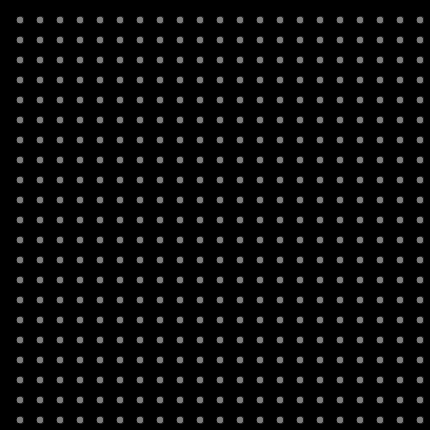
Frame 1 (no input)
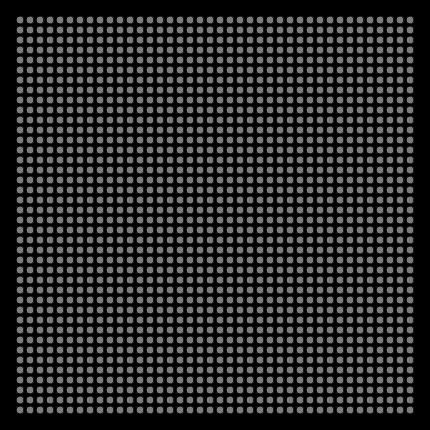
Frame 60 (no input)
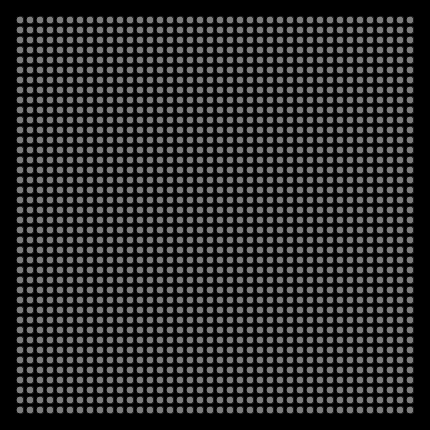
Frame 120 (the mouse pressed at the canvas centre since frame 60)

The p5.js sketch that drew these frames (run headless with seeded random() and noise() and a simulated clock; from frame 60 on, the mouse is pressed at the canvas centre):

// p5.js sketch
// ── sketch.js
var cant = 40;

var mutacion = 0.2;

var poblacion;

var final = 0;

var cFinal;

var llegar = 125;

var mutacionSlider;
var empezarBot;

function setup() {
  createCanvas(430, 430);

  poblacion = new Poblacion();

  poblacion.generar(llegar, cant, mutacion);

  //mutacionSlider = createSlider(0, 1.0);
  //mutacionSlider.position(20, 450, 0.2);

  // empezarBot = createButton("Empezar");
  // empezarBot.position(20, 470);
  // empezarBot.mousePressed(empezar);

}

function draw() {
  background(0);

  poblacion.mostrar();
  poblacion.calcPuntaje();
  poblacion.reproducir(mutacion);
  cFinal = poblacion.cantidad(240);
  final++;
  if(final  % 25 == 0){
    console.log("Generaciones: " + final);
    console.log("Puntaje maximo: " + poblacion.maximo());
    console.log("Puntaje promedio: " + poblacion.promedio());
    mutacion = (poblacion.promedio()/255);
  }
  if(final > 10000 || cFinal > (cant*cant*0.8)){
    console.log("Termino");
    console.log("Cantidad total: " + cant*cant);
    console.log("Cantidad de cierre: " + cant*cant*0.8);
    console.log("Cantidad de finalizados: " + cFinal + " " + floor((cFinal/(cant*cant))*100) + "%");
    console.log("Cantidad de generaciones: " + final);
    noLoop();
  }
}

function empezar(){
  mutacion = mutacionSlider.value();

  poblacion = new Poblacion();

  poblacion.generar(cant, mutacion);

}

// ── objeto.js
function Objeto(x, y){
  this.x = x;
  this.y = y;
  this.gen = floor(random(124, 125));
  this.fit = 0;

}

Objeto.prototype.mostrar = function(){

  fill(this.gen);
  ellipse(this.x, this.y, 8, 8);

}

Objeto.prototype.fitness = function(val){
  return abs(val - this.gen);
}

// ── poblacion.js
function Poblacion(){
  this.puntos = [];
  this.mutar = 0;
  this.llega = 0;
  this.cant = 0;
  this.max = 0;
  this.min = 0;
  this.avr = 0;
}

Poblacion.prototype.generar = function(llegar, cant, mutacion){
  this.mutar = mutacion;
  this.cant = cant;
  this.llega = llegar;
  this.puntos = new Array(cant);
  for (var i = 0; i < this.puntos.length; i++) {
    this.puntos[i] = new Array(cant);
    for (var j = 0; j < this.puntos[i].length; j++) {
      this.puntos[i][j] = new Objeto(20 + i*20, 20 + j*20);
    }
  }
}

Poblacion.prototype.mostrar = function(){
  for (var i = 0; i < this.puntos.length; i++) {
    for (var j = 0; j < this.puntos[i].length; j++) {
      if(this.puntos[i][j].gen-4 < this.llega || this.puntos[i][j].gen+4 > this.llega){
        this.puntos[i][j].mostrar(255);
      }else{
        this.puntos[i][j].mostrar(255, 0, 255);
      }
    }
  }
}

Poblacion.prototype.calcPuntaje = function(){
  this.max = 255.0;
  this.min = 0.0;
  for (var i = 0; i < this.puntos.length; i++) {
    for (var j = 0; j < this.puntos[i].length; j++) {
      if(this.puntos[i][j].fitness(this.llega) < this.max){
        this.max = this.puntos[i][j].fitness(this.llega);
      }
      if(this.puntos[i][j].fitness(this.llega) > this.min){
        this.min = this.puntos[i][j].fitness(this.llega);
      }
    }
  }
  this.avr = 0;
  for (var i = 0; i < this.puntos.length; i++) {
    for (var j = 0; j < this.puntos[i].length; j++) {
      this.puntos[i][j].fit = map(this.puntos[i][j].fitness(this.llega), this.min, this.max, 0.0, 1.0);
      this.avr += this.puntos[i][j].fit;
    }
  }
}

Poblacion.prototype.maximo = function(){
  return this.min;
}

Poblacion.prototype.promedio = function(){
  return ((100*this.avr) / (this.cant*this.cant));
}

Poblacion.prototype.reproducir = function(mut){
  this.mutar = mut;
  var nPuntos = new Array(this.puntos.length);
  for (var i = 0; i < this.puntos.length; i++) {
    nPuntos[i] = new Array(this.puntos[i].length);
    for (var j = 0; j < this.puntos[i].length; j++) {
      if(this.puntos[i][j].gen-4 < this.llega || this.puntos[i][j].gen+4 > this.llega){
        var progenitor1 = this.seleccionar(i, j);
        var progenitor2 = this.seleccionar(i, j);

        var nuevoObjeto = this.crearNuevo(i, j, progenitor1, progenitor2);
        nPuntos[i][j] = nuevoObjeto;
      }else{
        nPuntos[i][j] = this.puntos[i][j];
      }
    }
  }
  this.puntos = nPuntos;
}

Poblacion.prototype.crearNuevo = function(i, j, a, b){
  var nuevo = new Objeto(20 + i*10, 20 + j*10);
  var r = random(1.0);
  if(a.fit > b.fit){
    if(r < 0.5){
      nuevo.gen = a.gen + 0;
    }else{
      nuevo.gen = b.gen - 0;
    }
  }
  if(b.fit > a.fit){
    if(r < 0.5){
      nuevo.gen = b.gen + 0;
    }else{
      nuevo.gen = a.gen - 0;
    }
  }

  nuevo.gen = constrain(nuevo.gen, 0, 255);
  if(random(1.0) < min(255/nuevo.gen, this.mutar)){
    this.mutacion(nuevo);
  }
  return nuevo;
}

Poblacion.prototype.mutacion = function(obj){
  var cant = random(-0.5, 0.5);
  obj.gen += cant;
  obj.gen = constrain(obj.gen, 0, 255);
}

Poblacion.prototype.cantidad = function(trs){
  var cF = 0;
  for (var i = 0; i < this.puntos.length; i++) {
    for (var j = 0; j < this.puntos[i].length; j++) {
      if(this.puntos[i][j].gen > trs){
        cF++;
      }
    }
  }
  return cF;
}

Poblacion.prototype.seleccionar = function(i, j){
  var ni;
  var nj;
  var error = 0;
  var encontro = false;
  while(!encontro && error < 100){
    ni1 = floor(random(i));
    nj1 = floor(random(j));
    nFit = random(0, pow(2, this.max));
    if(pow(2, this.max * this.puntos[ni1][nj1].fit) > nFit)encontro = true;
    error++;
  }
  return this.puntos[ni1][nj1];
}
